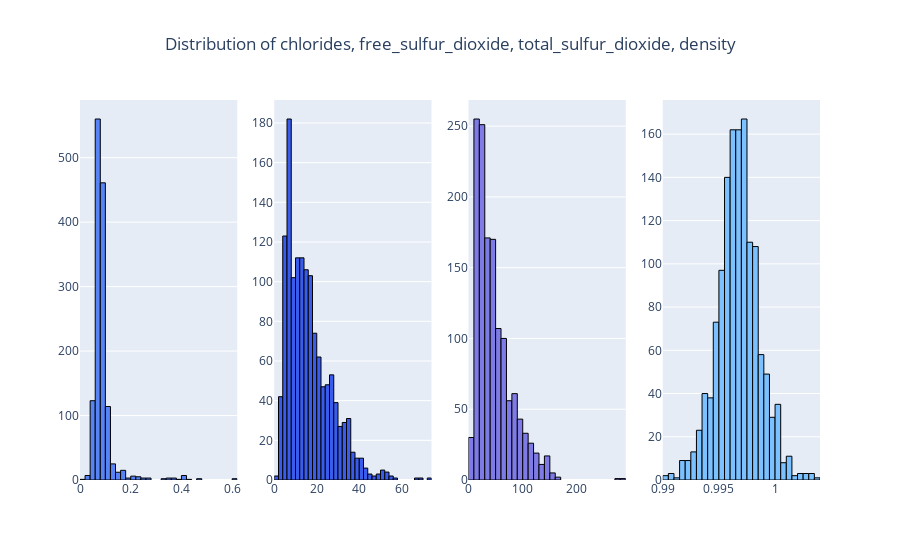

Source (notebook cell):
### Markdown cell above
**Fixed Acidity:** The distribution is right-skewed, indicating that most wines have a fixed acidity level around 7-8, with fewer wines having higher fixed acidity.

**Volatile Acidity:** The data is also right-skewed, showing that most wines have a volatile acidity around 0.5, with only a few wines having a volatile acidity above 1.

**Citric Acid:** This feature shows a bimodal distribution, indicating two groups of wines, one with low citric acid close to 0 and another with citric acid between 0.25 and 0.5.

**Residual Sugar:** The distribution is highly right-skewed, suggesting that most wines have low residual sugar levels, with a peak below five. Few wines have high residual sugar levels.

### Code cell
plot_histograms(wine_df, ["chlorides", "free_sulfur_dioxide", "total_sulfur_dioxide", "density"])

### Figure 1 — Plotly figure (JSON) as saved in the notebook; plotly's stock layout.template omitted (floating-point values rounded to 4 significant figures; data arrays with more than 128 entries replaced by an {"elided": "..."} marker saying what was removed)
{"data": [{"marker": {"color": "#5684F7", "line": {"color": "#000000", "width": 1}}, "name": "chlorides", "nbinsx": 40, "type": "histogram", "x": {"elided": "1359 float values"}, "xaxis": "x", "yaxis": "y"}, {"marker": {"color": "#3A5CED", "line": {"color": "#000000", "width": 1}}, "name": "free_sulfur_dioxide", "nbinsx": 40, "type": "histogram", "x": {"elided": "1359 float values"}, "xaxis": "x2", "yaxis": "y2"}, {"marker": {"color": "#7E7AE6", "line": {"color": "#000000", "width": 1}}, "name": "total_sulfur_dioxide", "nbinsx": 40, "type": "histogram", "x": {"elided": "1359 float values"}, "xaxis": "x3", "yaxis": "y3"}, {"marker": {"color": "#7BC0FF", "line": {"color": "#000000", "width": 1}}, "name": "density", "nbinsx": 40, "type": "histogram", "x": {"elided": "1359 float values"}, "xaxis": "x4", "yaxis": "y4"}], "layout": {"autosize": true, "showlegend": false, "title": {"text": "Distribution of chlorides, free_sulfur_dioxide, total_sulfur_dioxide, density", "x": 0.5}, "xaxis": {"anchor": "y", "autorange": true, "domain": [0, 0.2125], "range": [4.684e-17, 0.62], "type": "linear"}, "xaxis2": {"anchor": "y2", "autorange": true, "domain": [0.2625, 0.475], "range": [0, 74], "type": "linear"}, "xaxis3": {"anchor": "y3", "autorange": true, "domain": [0.525, 0.7375], "range": [0, 290], "type": "linear"}, "xaxis4": {"anchor": "y4", "autorange": true, "domain": [0.7875, 1], "range": [0.99, 1.004], "type": "linear"}, "yaxis": {"anchor": "x", "autorange": true, "domain": [0, 1], "range": [0, 589.5]}, "yaxis2": {"anchor": "x2", "autorange": true, "domain": [0, 1], "range": [0, 191.6]}, "yaxis3": {"anchor": "x3", "autorange": true, "domain": [0, 1], "range": [0, 268.4]}, "yaxis4": {"anchor": "x4", "autorange": true, "domain": [0, 1], "range": [0, 175.8]}}}
